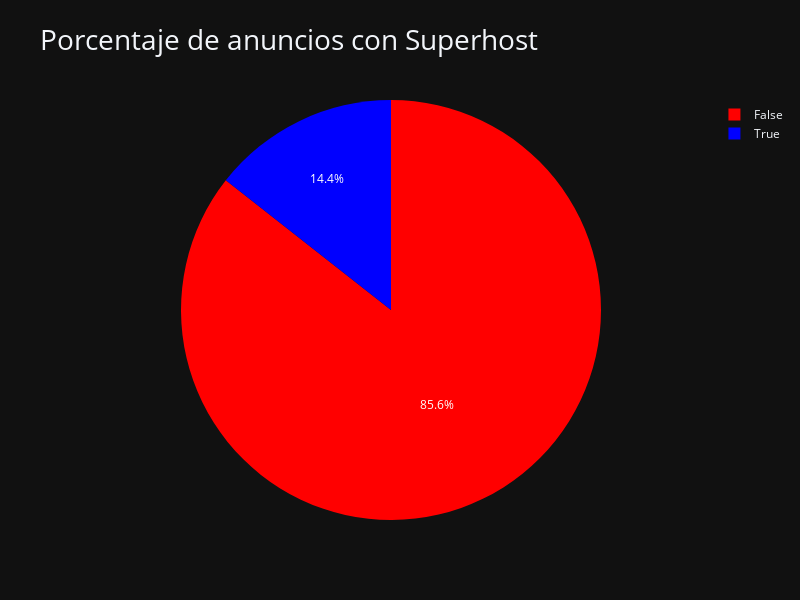

The notebook cell this image was saved under:
### Code cell
feq = listings['host_is_superhost'].value_counts().reset_index()
feq.columns = ['names', 'values']
colores = ['red', 'blue']

fig = px.pie(feq, names='names', values='values', width=1000, template="plotly_dark",
              title="Porcentaje de anuncios con Superhost",color_discrete_sequence=colores)
fig.update_layout(width=800, height=600)
fig.update_layout(title_font_size=28, xaxis_title='', yaxis_title='')

fig.show()

### Figure 1 — Plotly figure (JSON) as saved in the notebook; plotly's stock layout.template omitted (floating-point values rounded to 4 significant figures)
{"data": [{"domain": {"x": [0, 1], "y": [0, 1]}, "hovertemplate": "label=%{label}<br>value=%{value}<extra></extra>", "labels": ["False", "True"], "legendgroup": "", "name": "", "showlegend": true, "type": "pie", "values": [8043, 1354]}], "layout": {"height": 600, "legend": {"tracegroupgap": 0}, "piecolorway": ["red", "blue"], "title": {"font": {"size": 28}, "text": "Porcentaje de anuncios con Superhost"}, "width": 800, "xaxis": {"title": {"text": ""}}, "yaxis": {"title": {"text": ""}}}}
